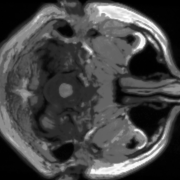
%> input picture assignment 3/input/slice1.png, 180 x 180 px; the run also reads 1 picture not shown here
$ octave MainScript.m   (GNU Octave 9; MATLAB toolbox functions it lacks are replaced by stand-ins)
%> lines starting %> are read from the running program, lines starting %| are printed output that depends on the picture
### assignment 3/scripts/@radon_operator/radon_operator.m
function  res = radon_operator(m,n,angles)

res.adjoint = 0;
res.row = m;
res.col = n;
res.angles = angles;

% Register this variable as a partialDCT class
res = class(res,'radon_operator');

### assignment 3/scripts/l1_ls.m
function [x,status,history] = l1_ls(A,varargin)
%
% l1-Regularized Least Squares Problem Solver
%
%   l1_ls solves problems of the following form:
%
%       minimize ||A*x-y||^2 + lambda*sum|x_i|,
%
%   where A and y are problem data and x is variable (described below).
%
% CALLING SEQUENCES
%   [x,status,history] = l1_ls(A,y,lambda [,tar_gap[,quiet]])
%   [x,status,history] = l1_ls(A,At,m,n,y,lambda, [,tar_gap,[,quiet]]))
%
%   if A is a matrix, either sequence can be used.
%   if A is an object (with overloaded operators), At, m, n must be
%   provided.
%
% INPUT
%   A       : mxn matrix; input data. columns correspond to features.
%
%   At      : nxm matrix; transpose of A.
%   m       : number of examples (rows) of A
%   n       : number of features (column)s of A
%
%   y       : m vector; outcome.
%   lambda  : positive scalar; regularization parameter
%
%   tar_gap : relative target duality gap (default: 1e-3)
%   quiet   : boolean; suppress printing message when true (default: false)
%
%   (advanced arguments)
%       eta     : scalar; parameter for PCG termination (default: 1e-3)
%       pcgmaxi : scalar; number of maximum PCG iterations (default: 5000)
%
% OUTPUT
%   x       : n vector; classifier
%   status  : string; 'Solved' or 'Failed'
%
%   history : matrix of history data. columns represent (truncated) Newton
%             iterations; rows represent the following:
%            - 1st row) gap
%            - 2nd row) primal objective
%            - 3rd row) dual objective
%            - 4th row) step size
%            - 5th row) pcg iterations
%            - 6th row) pcg status flag
%
% USAGE EXAMPLES
%   [x,status] = l1_ls(A,y,lambda);
%   [x,status] = l1_ls(A,At,m,n,y,lambda,0.001);
%

% AUTHOR    Kwangmoo Koh <deneb1@stanford.edu>
% UPDATE    Apr 8 2007
%
% COPYRIGHT 2008 Kwangmoo Koh, Seung-Jean Kim, and Stephen Boyd

%------------------------------------------------------------
%       INITIALIZE
%------------------------------------------------------------

% IPM PARAMETERS
MU              = 2;        % updating parameter of t
MAX_NT_ITER     = 400;      % maximum IPM (Newton) iteration

% LINE SEARCH PARAMETERS
ALPHA           = 0.01;     % minimum fraction of decrease in the objective
BETA            = 0.5;      % stepsize decrease factor
MAX_LS_ITER     = 100;      % maximum backtracking line search iteration

% VARIABLE ARGUMENT HANDLING
% if the second argument is a matrix or an operator, the calling sequence is
%   l1_ls(A,At,y,lambda,m,n [,tar_gap,[,quiet]]))
% if the second argument is a vector, the calling sequence is
%   l1_ls(A,y,lambda [,tar_gap[,quiet]])
if ( (isobject(varargin{1}) || ~isvector(varargin{1})) && nargin >= 6)
    At = varargin{1};
    m  = varargin{2};
    n  = varargin{3};
    y  = varargin{4};
    lambda = varargin{5};
    varargin = varargin(6:end);

elseif (nargin >= 3)
    At = A';
    [m,n] = size(A);
    y  = varargin{1};
    lambda = varargin{2};
    varargin = varargin(3:end);
else
    if (~quiet) disp('Insufficient input arguments'); end
    x = []; status = 'Failed'; history = [];
    return;
end

% VARIABLE ARGUMENT HANDLING
t0         = min(max(1,1/lambda),2*n/1e-3);
defaults   = {1e-3,false,1e-3,5000,zeros(n,1),ones(n,1),t0};
given_args = ~cellfun('isempty',varargin);
defaults(given_args) = varargin(given_args);
[reltol,quiet,eta,pcgmaxi,x,u,t] = deal(defaults{:});

f = [x-u;-x-u];

% RESULT/HISTORY VARIABLES
pobjs = [] ; dobjs = [] ; sts = [] ; pitrs = []; pflgs = [];
pobj  = Inf; dobj  =-Inf; s   = Inf; pitr  = 0 ; pflg  = 0 ;

ntiter  = 0; lsiter  = 0; zntiter = 0; zlsiter = 0;
normg   = 0; prelres = 0; dxu =  zeros(2*n,1);

% diagxtx = diag(At*A);
diagxtx = 2*ones(n,1);

if (~quiet) disp(sprintf('\nSolving a problem of size (m=%d, n=%d), with lambda=%.5e',...
            m,n,lambda)); end
if (~quiet) disp('-----------------------------------------------------------------------------');end
if (~quiet) disp(sprintf('%5s %9s %15s %15s %13s %11s',...
            'iter','gap','primobj','dualobj','step len','pcg iters')); end

%------------------------------------------------------------
%               MAIN LOOP
%------------------------------------------------------------

for ntiter = 0:MAX_NT_ITER


    z = A*x-y;

    %------------------------------------------------------------
    %       CALCULATE DUALITY GAP
    %------------------------------------------------------------

    nu = 2*z;


    maxAnu = norm(At*nu,inf);

    if (maxAnu > lambda)
        nu = nu*lambda/maxAnu;
    end
    pobj  =  z'*z+lambda*norm(x,1);
    dobj  =  max(-0.25*nu'*nu-nu'*y,dobj);
    gap   =  pobj - dobj;

    pobjs = [pobjs pobj]; dobjs = [dobjs dobj]; sts = [sts s];
    pflgs = [pflgs pflg]; pitrs = [pitrs pitr];

    %------------------------------------------------------------
    %   STOPPING CRITERION
    %------------------------------------------------------------
    if (~quiet) disp(sprintf('%4d %12.2e %15.5e %15.5e %11.1e %8d',...
        ntiter, gap, pobj, dobj, s, pitr)); end

    disp(gap/dobj);
    if (gap/dobj < reltol)
        status  = 'Solved';
        history = [pobjs-dobjs; pobjs; dobjs; sts; pitrs; pflgs];
        if (~quiet) disp('Absolute tolerance reached.'); end
        %disp(sprintf('total pcg iters = %d\n',sum(pitrs)));
        return;
    end
    %------------------------------------------------------------
    %       UPDATE t
    %------------------------------------------------------------
    if (s >= 0.5)
        t = max(min(2*n*MU/gap, MU*t), t);
    end

    %------------------------------------------------------------
    %       CALCULATE NEWTON STEP
    %------------------------------------------------------------

    q1 = 1./(u+x);          q2 = 1./(u-x);
    d1 = (q1.^2+q2.^2)/t;   d2 = (q1.^2-q2.^2)/t;


    % calculate gradient
    gradphi = [At*(z*2)-(q1-q2)/t; lambda*ones(n,1)-(q1+q2)/t];

    % calculate vectors to be used in the preconditioner
    prb     = diagxtx+d1;
    prs     = prb.*d1-(d2.^2);

    % set pcg tolerance (relative)
    normg   = norm(gradphi);
    pcgtol  = min(1e-1,eta*gap/min(1,normg));

    if (ntiter ~= 0 && pitr == 0) pcgtol = pcgtol*0.1; end

    [dxu,pflg,prelres,pitr,presvec] = ...
        pcg(@AXfunc_l1_ls,-gradphi,pcgtol,pcgmaxi,@Mfunc_l1_ls,...
            [],dxu,A,At,d1,d2,d1./prs,d2./prs,prb./prs);

    if (pflg == 1) pitr = pcgmaxi; end

    dx  = dxu(1:n);
    du  = dxu(n+1:end);

    %------------------------------------------------------------
    %   BACKTRACKING LINE SEARCH
    %------------------------------------------------------------
    phi = z'*z+lambda*sum(u)-sum(log(-f))/t;
    s = 1.0;
    gdx = gradphi'*dxu;
    for lsiter = 1:MAX_LS_ITER
        newx = x+s*dx; newu = u+s*du;
        newf = [newx-newu;-newx-newu];
        if (max(newf) < 0)
            newz   =  A*newx-y;
            newphi =  newz'*newz+lambda*sum(newu)-sum(log(-newf))/t;
            if (newphi-phi <= ALPHA*s*gdx)
                break;
            end
        end
        s = BETA*s;
    end
    if (lsiter == MAX_LS_ITER) break; end % exit by BLS

    x = newx; u = newu; f = newf;
end


%------------------------------------------------------------
%       ABNORMAL TERMINATION (FALL THROUGH)
%------------------------------------------------------------
if (lsiter == MAX_LS_ITER)
    % failed in backtracking linesearch.
    if (~quiet) disp('MAX_LS_ITER exceeded in BLS'); end
    status = 'Failed';
elseif (ntiter == MAX_NT_ITER)
    % fail to find the solution within MAX_NT_ITER
    if (~quiet) disp('MAX_NT_ITER exceeded.'); end
    status = 'Failed';
end
history = [pobjs-dobjs; pobjs; dobjs; sts; pitrs; pflgs];

return;

%------------------------------------------------------------
%       COMPUTE AX (PCG)
%------------------------------------------------------------
% [12 lines left out: function AXfunc_l1_ls, not called in this run]

%------------------------------------------------------------
%       COMPUTE P^{-1}X (PCG)
%------------------------------------------------------------
% [11 lines left out: function Mfunc_l1_ls, not called in this run]

### assignment 3/scripts/MainScript.m
%% PART A: FILTERED BACK PROJECTION

image1=double(imread('../input/slice1.png'));
%> image1: size 180x180 double; min 0, max 255, mean 69.9; mean of the top-left, top-right, bottom-left and bottom-right quarters 63.6, 80.3, 61.1, 74.5
[row,col,dim]=size(image1);
%> row = 180; col = 180; dim = 1
angles=round(rand(18,1)*180);
radon_transform=radon(image1,angles);
FBP_reconstructed_image1=iradon(radon_transform,angles,'linear','Ram-Lak',1,row);
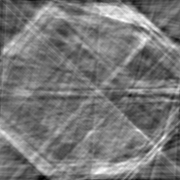
%> FBP_reconstructed_image1: size 180x180 double; min -194.4, max 366.8, mean 70.6; drawn with min black and max white

image2=double(imread('../input/slice2.png'));
%> image2: size 180x180 double; min 0, max 255, mean 69.1; mean of the top-left, top-right, bottom-left and bottom-right quarters 62.9, 79.6, 60.4, 73.7
[row,col,dim]=size(image2);
angles=round(rand(18,1)*180);
radon_transform=radon(image2,angles);
FBP_reconstructed_image2=iradon(radon_transform,angles,'linear','Ram-Lak',1,row);
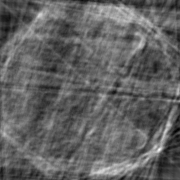
%> FBP_reconstructed_image2: size 180x180 double; min -138.7, max 401.1, mean 69.4; drawn with min black and max white

figure; subplot(2,2,1); imshow(image1/255); title('Original image 1');
subplot(2,2,2); imshow(FBP_reconstructed_image1/255); title('FBP Reconstructed image 1');
%> after `imshow(FBP_reconstructed_image1/255)`:
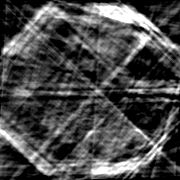
%> displayed picture: size 180x180, on the screen's scale of 0 to 255; min 0, max 255, mean 74.5
subplot(2,2,3); imshow(image2/255); title('Original image 2');
subplot(2,2,4); imshow(FBP_reconstructed_image2/255); title('FBP Reconstructed image 2');
%> after `imshow(FBP_reconstructed_image2/255)`:
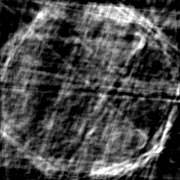
%> displayed picture: size 180x180, on the screen's scale of 0 to 255; min 0, max 255, mean 72.8

disp('Error:');
disp(norm(FBP_reconstructed_image1/255-image1/255));
%| 13.680
disp(norm(FBP_reconstructed_image2/255-image2/255));
%| 10.347

%% PART B: COMPRESSED SENSING
lambda=10;
image1=double(imread('../input/slice1.png'));
[row,col,dim]=size(image1);
radon_transform=radon(image1,angles);
y=radon_transform(:);
%> y = 4662 values, max 21487.7 at index 4554, min 0 at index 1, mean 8740
A=radon_operator(row,col,angles);
A_T=A';
val=l1_ls(A,A_T,size(y,1),row*col,y,lambda,0.1,'false');
%> in l1_ls, `m  = varargin{2};`: m = 4662
%> in l1_ls, `n  = varargin{3};`: n = 32400
%> in l1_ls, `lambda = varargin{5};`: lambda = 10
%> in l1_ls, `varargin = varargin(6:end);`: varargin = {0.1, 'false'}
%> in l1_ls, `t0         = min(max(1,1/lambda),2*n/1e-3);`: t0 = 1
%> in l1_ls, `given_args = ~cellfun('isempty',varargin);`: given_args = [true true]
%> in l1_ls, `[reltol,quiet,eta,pcgmaxi,x,u,t] = deal(defaults{:});`: reltol = 0.1; quiet = 'false'; eta = 0.001; pcgmaxi = 5000; t = 1
%> the run ends on the next line
